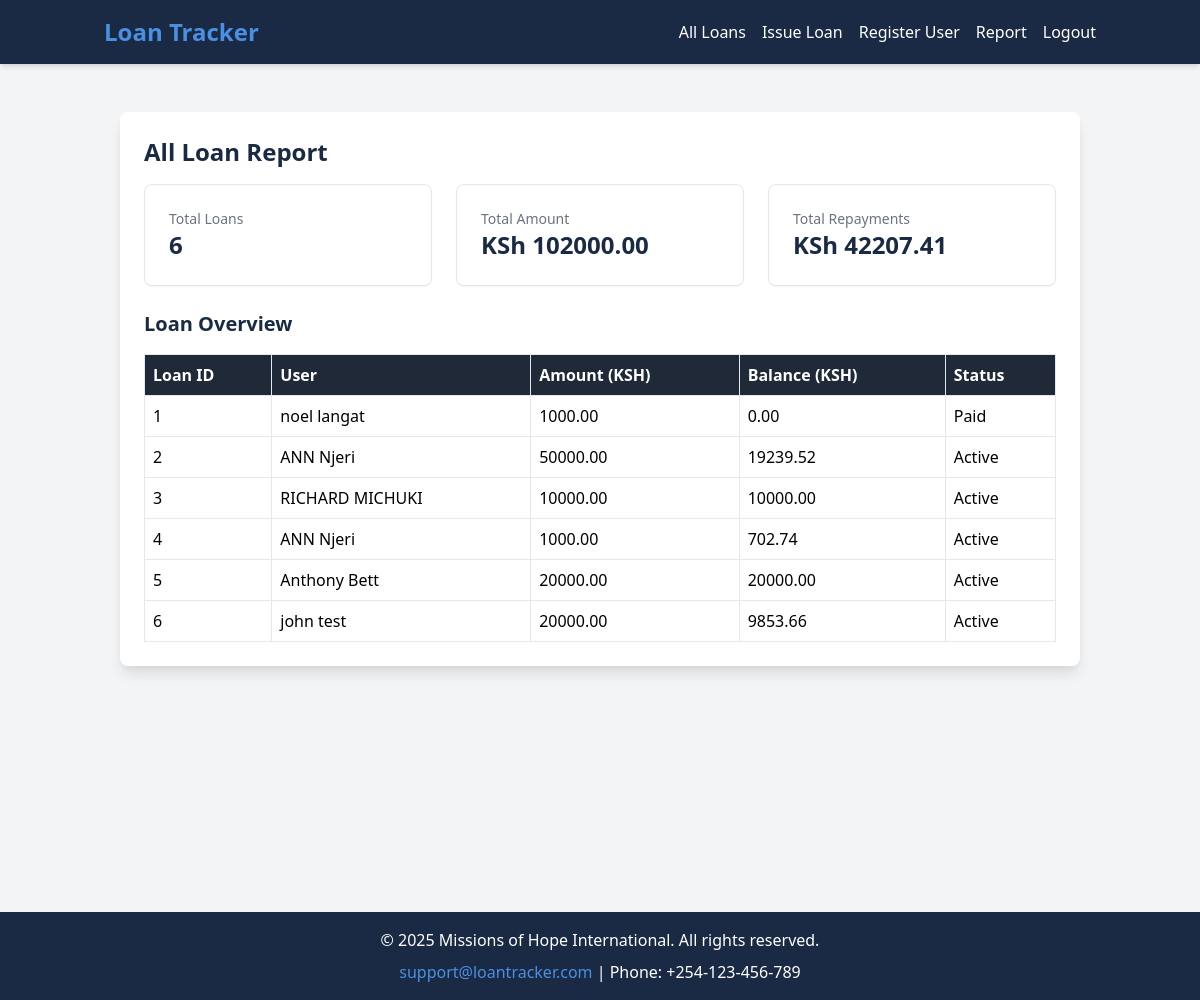
/report/ (signed in), run on an earlier commit of the app's database.
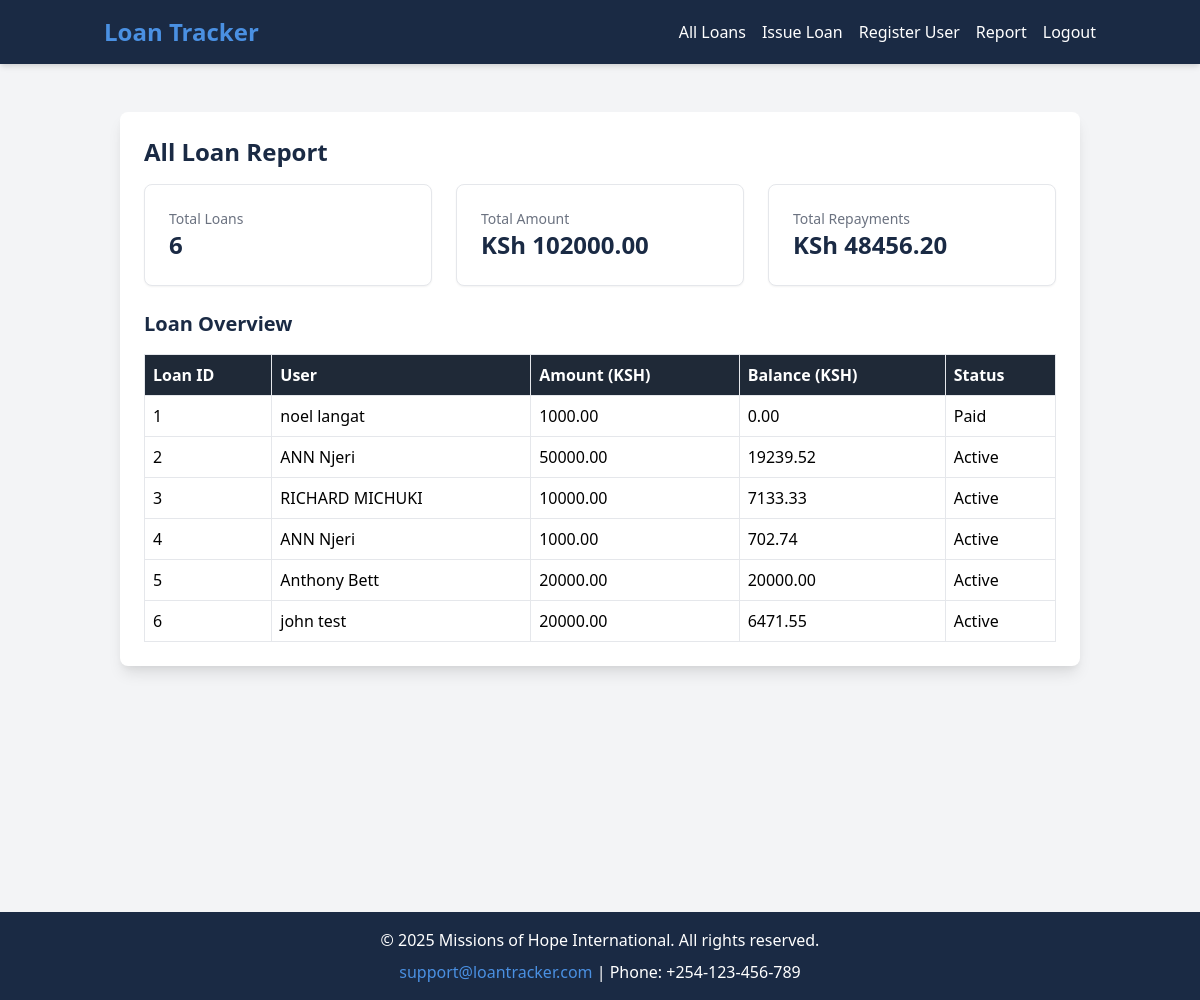
And on a later commit of the database.
### mohi/models.py (models this page shows, shortened)
class Loan(models.Model):
    user = models.ForeignKey(CustomUser, on_delete=models.CASCADE)
    amount = models.DecimalField(max_digits=10, decimal_places=2, default=Decimal('0.00'))
    balance = models.DecimalField(max_digits=10, decimal_places=2, default=Decimal('0.00'))
    interest_rate = models.DecimalField(max_digits=5, decimal_places=2, default=Decimal('5.00'))
    term_months = models.PositiveIntegerField(default=12)
    start_date = models.DateField(default=timezone.now)
    end_date = models.DateField(null=True, blank=True)
    is_paid = models.BooleanField(default=False)
    def get_status_display(self):
        return "Paid" if self.is_paid else "Active"

class CustomUser(AbstractUser):
    username = None
    email = models.EmailField(unique=True)
    first_name = models.CharField(max_length=30)
    last_name = models.CharField(max_length=30)
    department = models.CharField(max_length=100)
    designation = models.CharField(max_length=100)
    USERNAME_FIELD = 'email'
    REQUIRED_FIELDS = ['first_name', 'last_name', 'department', 'designation']
    objects = CustomUserManager()

### mohi/views.py (the view, shortened to what this page needs)
# urls.py: path('report/', views.loan_report, name='loan_report'),
@login_required
def loan_report(request):
    exchange_rate = 1
    chart_data = {}
    if request.user.is_staff:
        total_loans_count = Loan.objects.count()
        total_amount = Loan.objects.aggregate(total=Sum('amount'))['total'] or Decimal('0.00')
        total_repayments = Repayment.objects.aggregate(total=Sum('amount'))['total'] or Decimal('0.00')
        loans = Loan.objects.all()
        total_outstanding = max(Decimal('0.00'), total_amount - total_repayments)
        chart_data['loan_summary'] = {
            'labels': ['Total Amount', 'Total Repayments', 'Total Outstanding'],
            'data': [float(total_amount * exchange_rate), float(total_repayments * exchange_rate), float(total_outstanding * exchange_rate)],
            'backgroundColor': ['#1E3A8A', '#10B981', '#F59E0B']
        }
        repayments_by_month = Repayment.objects.annotate(month=TruncMonth('date')).values('month').annotate(total=Sum('amount')).order_by('month')
        chart_data['repayment_trend'] = {
            'labels': [item['month'].strftime('%Y-%m') for item in repayments_by_month],
            'data': [float(item['total'] * exchange_rate) for item in repayments_by_month],
            'borderColor': '#1E3A8A',
            'fill': False
        }
    context = {
        'total_loans': total_loans_count,
        'total_amount': total_amount * exchange_rate,
        'total_repayments': total_repayments * exchange_rate,
        'loans': loans,
        'chart_data': chart_data
    }
    return render(request, 'mohi/loan_report.html', context)

### mohi/templates/mohi/loan_report.html (shortened to what this page needs)
{% extends 'mohi/base.html' %}
{% block content %}
<div class="min-h-screen bg-gray-100 p-4">
    <div class="max-w-6xl mx-auto">
        <div class="bg-white p-6 rounded-lg shadow-lg mb-8">
            <h1 class="text-2xl font-bold mb-4 text-mohi-deep-blue">
                {% if user.is_staff %}All Loan Report{% else %}Your Loan Report{% endif %}
            </h1>
            <div class="grid grid-cols-1 sm:grid-cols-2 lg:grid-cols-3 gap-6 mb-6">
                <div class="bg-white rounded-lg shadow-sm border border-gray-200 p-6">
                    <p class="text-sm font-medium text-gray-500">Total Loans</p>
                    <p class="text-2xl font-semibold text-mohi-deep-blue">{{ total_loans }}</p>
                </div>
                <div class="bg-white rounded-lg shadow-sm border border-gray-200 p-6">
                    <p class="text-sm font-medium text-gray-500">Total Amount</p>
                    <p class="text-2xl font-semibold text-mohi-deep-blue">KSh {{ total_amount|floatformat:2 }}</p>
                </div>
                <div class="bg-white rounded-lg shadow-sm border border-gray-200 p-6">
                    <p class="text-sm font-medium text-gray-500">Total Repayments</p>
                    <p class="text-2xl font-semibold text-mohi-deep-blue">KSh {{ total_repayments|floatformat:2 }}</p>
                </div>
            </div>
            <h2 class="text-xl font-bold mb-4 text-mohi-deep-blue">Loan Overview</h2>
            <table class="w-full text-left border-collapse">
                <thead>
                    <tr class="bg-gray-800 text-white">
                        <th class="border p-2">Loan ID</th>
                        <th class="border p-2">User</th>
                        <th class="border p-2">Amount (KSH)</th>
                        <th class="border p-2">Balance (KSH)</th>
                        <th class="border p-2">Status</th>
                    </tr>
                </thead>
                <tbody>
                    {% for loan in loans %}
                    <tr>
                        <td class="border p-2">{{ loan.id }}</td>
                        <td class="border p-2">{{ loan.user.get_full_name|default:loan.user.email }}</td>
                        <td class="border p-2">{{ loan.amount|floatformat:2 }}</td>
                        <td class="border p-2">{{ loan.balance|floatformat:2 }}</td>
                        <td class="border p-2">{{ loan.get_status_display }}</td>
                    </tr>
                    {% empty %}
                    <tr>
                        <td colspan="5" class="border p-2 text-center text-gray-500">No loans available.</td>
                    </tr>
                    {% endfor %}
                </tbody>
            </table>
        </div>
    </div>
</div>
{% endblock %}

What changed in the data, as far as the page shows it:
changed Loan "RICHARD MICHUKI": balance "10000.00" → "7133.33"
changed Loan "john test": balance "9853.66" → "6471.55"
Also different on the page:
{{ total_repayments|floatformat:2 }}: "42207.41" → "48456.20"
